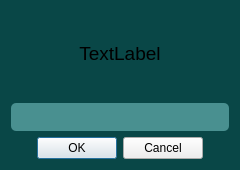
<?xml version="1.0" encoding="UTF-8"?>
<ui version="4.0">
 <class>SureDo</class>
 <widget class="QDialog" name="SureDo">
  <property name="geometry">
   <rect>
    <x>0</x>
    <y>0</y>
    <width>240</width>
    <height>170</height>
   </rect>
  </property>
  <property name="sizePolicy">
   <sizepolicy hsizetype="Minimum" vsizetype="Expanding">
    <horstretch>0</horstretch>
    <verstretch>0</verstretch>
   </sizepolicy>
  </property>
  <property name="windowTitle">
   <string>Dialog</string>
  </property>
  <property name="styleSheet">
   <string notr="true">QDialog {background: #094747}
QLineEdit {background-color : #499090; border-width: 1px; 
border-radius: 5px; padding: 6px;}
</string>
  </property>
  <layout class="QVBoxLayout" name="verticalLayout">
   <item>
    <widget class="QLabel" name="questLabel">
     <property name="text">
      <string>&lt;html&gt;&lt;head/&gt;&lt;body&gt;&lt;p align=&quot;center&quot;&gt;&lt;span style=&quot; font-size:14pt;&quot;&gt;TextLabel&lt;/span&gt;&lt;/p&gt;&lt;/body&gt;&lt;/html&gt;</string>
     </property>
     <property name="alignment">
      <set>Qt::AlignCenter</set>
     </property>
    </widget>
   </item>
   <item>
    <widget class="QLineEdit" name="lineEdit"/>
   </item>
   <item>
    <widget class="QDialogButtonBox" name="buttonBox">
     <property name="orientation">
      <enum>Qt::Horizontal</enum>
     </property>
     <property name="standardButtons">
      <set>QDialogButtonBox::Cancel|QDialogButtonBox::Ok</set>
     </property>
     <property name="centerButtons">
      <bool>true</bool>
     </property>
    </widget>
   </item>
  </layout>
 </widget>
 <resources/>
 <connections>
  <connection>
   <sender>buttonBox</sender>
   <signal>accepted()</signal>
   <receiver>SureDo</receiver>
   <slot>accept()</slot>
   <hints>
    <hint type="sourcelabel">
     <x>248</x>
     <y>254</y>
    </hint>
    <hint type="destinationlabel">
     <x>157</x>
     <y>274</y>
    </hint>
   </hints>
  </connection>
  <connection>
   <sender>buttonBox</sender>
   <signal>rejected()</signal>
   <receiver>SureDo</receiver>
   <slot>reject()</slot>
   <hints>
    <hint type="sourcelabel">
     <x>316</x>
     <y>260</y>
    </hint>
    <hint type="destinationlabel">
     <x>286</x>
     <y>274</y>
    </hint>
   </hints>
  </connection>
 </connections>
</ui>
